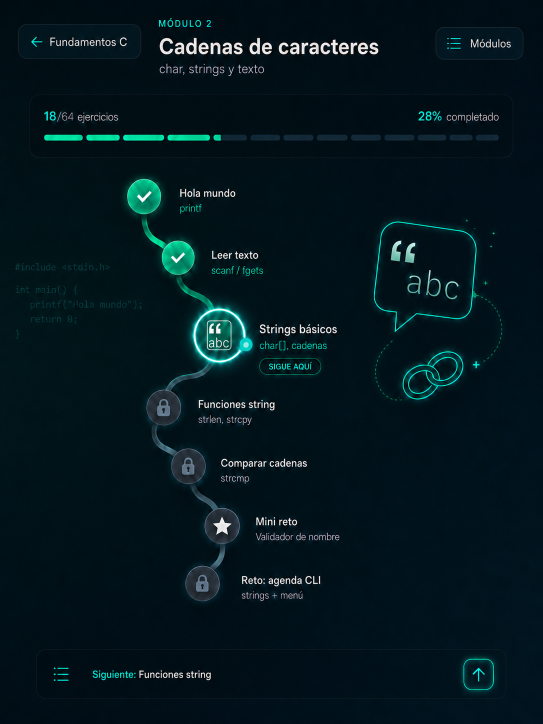
#> input picture Prueba ui extension/assets/reference-cadenas.png, 1086 x 1448 px (shown at 1/2 size)
$ python extract_color_fx_palette.py
#> lines starting #> are read from the running program, lines starting #| are printed output that depends on the picture
from __future__ import annotations

import json
from pathlib import Path

import cv2
import numpy as np
from PIL import Image, ImageDraw, ImageFont


ROOT = Path(__file__).resolve().parents[1]
REFERENCE = ROOT / "assets" / "reference-cadenas.png"
OUTPUT_DIR = ROOT / "tools" / "output" / "color-fx-calibration"
PALETTE_JSON = OUTPUT_DIR / "palette.json"
PALETTE_CSS = OUTPUT_DIR / "palette.css"
SAMPLES_PNG = OUTPUT_DIR / "color_samples.png"
ROI_DEBUG_PNG = OUTPUT_DIR / "roi_debug.png"


ROIS = {
    "background_base": (10, 30, 160, 210),
    "background_radial_left": (132, 312, 220, 720),
    "background_radial_right": (650, 320, 315, 760),
    "panel_progress": (618, 140, 412, 190),
    "header_buttons": (30, 40, 260, 92),
    "bottom_nav": (38, 1280, 1010, 118),
    "active_snake_core": (270, 380, 240, 320),
    "active_snake_glow": (230, 350, 330, 400),
    "locked_snake_core": (285, 705, 250, 470),
    "locked_snake_glow": (250, 680, 310, 520),
    "completed_node_core": (245, 360, 240, 250),
    "completed_node_glow": (210, 330, 310, 310),
    "current_node_outline": (350, 620, 180, 170),
    "locked_node_gray": (265, 800, 240, 330),
    "text_white": (650, 360, 330, 420),
    "text_muted": (650, 420, 330, 560),
    "cyan_accent": (650, 410, 260, 330),
    "abc_illustration_glow": (730, 420, 260, 330),
    "tiny_sparkles_stars": (780, 100, 250, 420),
}

TOKEN_MAP = {
    "background_base": "--bg-base",
    "background_radial_left": "--bg-radial-left",
    "background_radial_right": "--bg-radial-right",
    "panel_progress": "--panel-bg",
    "header_buttons": "--header-button-bg",
    "bottom_nav": "--bottom-nav-bg",
    "active_snake_core": "--cyan-core",
    "active_snake_glow": "--cyan-glow",
    "locked_snake_core": "--snake-lock-core",
    "locked_snake_glow": "--snake-lock-glow",
    "completed_node_core": "--node-green-core",
    "completed_node_glow": "--node-green-edge",
    "current_node_outline": "--current-ring",
    "locked_node_gray": "--node-lock-core",
    "text_white": "--text-main",
    "text_muted": "--text-muted",
    "cyan_accent": "--text-cyan",
    "abc_illustration_glow": "--abc-glow",
    "tiny_sparkles_stars": "--sparkle-core",
}


def rgb_to_hex(rgb: np.ndarray | tuple[int, int, int]) -> str:
    arr = np.asarray(rgb, dtype=np.uint8)
    return f"#{arr[0]:02x}{arr[1]:02x}{arr[2]:02x}"


def luminance(rgb: np.ndarray) -> np.ndarray:
    return rgb[..., 0] * 0.2126 + rgb[..., 1] * 0.7152 + rgb[..., 2] * 0.0722


def choose_pixels(name: str, crop: np.ndarray) -> np.ndarray:
    hsv = cv2.cvtColor(crop, cv2.COLOR_RGB2HSV)
    sat = hsv[..., 1]
    val = hsv[..., 2]
    hue = hsv[..., 0] * 2
    lum = luminance(crop)
    mask = np.ones(crop.shape[:2], dtype=bool)

    if "background" in name:
        mask = lum < np.percentile(lum, 55)
    elif "glow" in name or "cyan" in name or "snake" in name or "abc" in name or "sparkle" in name:
        mask = (sat > 32) & (val > 42) & (hue >= 105) & (hue <= 205)
    elif "node_green" in name or "completed_node" in name:
        mask = (sat > 45) & (val > 70) & (hue >= 120) & (hue <= 180)
    elif "locked" in name or "gray" in name:
        mask = (val > 35) & (val < 210) & (sat < 105)
    elif "text_white" in name:
        mask = (sat < 70) & (val > 170)
    elif "text_muted" in name:
        mask = (sat < 95) & (val > 88) & (val < 190)
    elif "panel" in name or "button" in name or "nav" in name:
        mask = (val > 8) & (val < 110)

    pixels = crop[mask]
    if len(pixels) < 25:
        pixels = crop.reshape(-1, 3)
    return pixels


def kmeans_color(pixels: np.ndarray, cluster_count: int = 3) -> tuple[np.ndarray, list[dict]]:
    data = pixels.astype(np.float32)
    criteria = (cv2.TERM_CRITERIA_EPS + cv2.TERM_CRITERIA_MAX_ITER, 60, 0.2)
    k = min(cluster_count, len(data))
    _, labels, centers = cv2.kmeans(data, k, None, criteria, 4, cv2.KMEANS_PP_CENTERS)
    counts = np.bincount(labels.flatten(), minlength=k)
    order = np.argsort(counts)[::-1]
    clusters = []
    for idx in order:
        center = np.clip(np.round(centers[idx]), 0, 255).astype(np.uint8)
        clusters.append({"hex": rgb_to_hex(center), "count": int(counts[idx]), "ratio": round(float(counts[idx] / len(data)), 4)})
    dominant_hex = clusters[0]["hex"].lstrip("#")
    dominant_rgb = np.array([int(dominant_hex[i : i + 2], 16) for i in (0, 2, 4)], dtype=np.uint8)
    return dominant_rgb, clusters


def main() -> None:
    OUTPUT_DIR.mkdir(parents=True, exist_ok=True)
    image = np.array(Image.open(REFERENCE).convert("RGB"))
#> image is the input picture: shape (1448, 1086, 3); mean R, G, B 4.1, 23.5, 30.2
    debug = Image.fromarray(image).convert("RGBA")
    draw = ImageDraw.Draw(debug)
    font = ImageFont.load_default()
    palette = {"source": str(REFERENCE.relative_to(ROOT)), "zones": {}, "tokens": {}}

    for index, (name, (x, y, w, h)) in enumerate(ROIS.items()):
        crop = image[y : y + h, x : x + w]
        pixels = choose_pixels(name, crop)
        median = np.median(pixels, axis=0).astype(np.uint8)
        p75 = np.percentile(pixels, 75, axis=0).astype(np.uint8)
        dominant, clusters = kmeans_color(pixels)
        token = TOKEN_MAP[name]
        chosen = dominant
        if name in {"text_white", "current_node_outline", "tiny_sparkles_stars"}:
            chosen = p75
        if name in {"background_base", "panel_progress", "header_buttons", "bottom_nav"}:
            chosen = median
        hex_value = rgb_to_hex(chosen)
        palette["zones"][name] = {
            "roi": {"x": x, "y": y, "w": w, "h": h},
            "token": token,
            "hex": hex_value,
            "median": rgb_to_hex(median),
            "p75": rgb_to_hex(p75),
            "dominantClusters": clusters,
            "sampleCount": int(len(pixels)),
        }
        palette["tokens"][token] = hex_value
        color = tuple(int(c) for c in chosen) + (220,)
        draw.rectangle((x, y, x + w, y + h), outline=color, width=3)
        draw.text((x + 4, y + 4), name, fill=color, font=font)
#> this loop made 19 passes
#> (counts in kmeans_color, order in kmeans_color, dominant, hex_value, color) on passes 4 to 6: ([72414, 4581, 210], [0, 1, 2], [1, 14, 21], '#000e15', (0, 14, 21, 220)), ([7847, 14801, 280], [1, 0, 2], [4, 23, 31], '#01151e', (1, 21, 30, 220)), ([108845, 847, 6813], [0, 2, 1], [1, 15, 24], '#000f18', (0, 15, 24, 220))
#> (median, counts in kmeans_color, order in kmeans_color, dominant, hex_value, color) on passes 13, 15, 19: ([1, 32, 37], [9084, 19396, 2120], [1, 0, 2], [1, 26, 31], '#035d57', (3, 93, 87, 220)), ([177, 226, 217], [269, 74, 211], [0, 2, 1], [164, 212, 203], '#c7ece5', (199, 236, 229, 220)), ([17, 44, 57], [3062, 920, 780], [0, 1, 2], [13, 48, 56], '#15c1b2', (21, 193, 178, 220))
#> pass 1, in main, `crop = image[y : y + h, x : x + w]`:
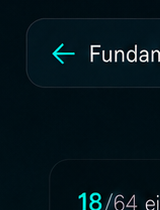
#> crop: shape (210, 160, 3); mean R, G, B 4.7, 21.2, 27.7
#> pass 1, in choose_pixels, `sat = hsv[..., 1]`:
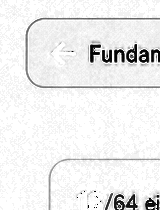
#> sat: shape (210, 160); min 0, max 255, mean 238.5
#> pass 1, in choose_pixels, `val = hsv[..., 2]`:
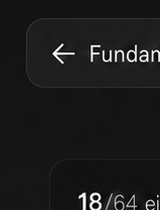
#> val: shape (210, 160); min 0, max 255, mean 27.8
#> after the loop, palette = 3 items

    palette["tokens"].update(
        {
            "--bg-deep": "#010608",
            "--panel-border": "#335664",
            "--cyan-muted": "#5daeb6",
            "--glow-strong": "rgba(18, 255, 220, 0.62)",
            "--glow-soft": "rgba(18, 255, 220, 0.18)",
            "--shadow-deep": "rgba(0, 0, 0, 0.58)",
        }
    )

    PALETTE_JSON.write_text(json.dumps(palette, indent=2), encoding="utf-8")
    css_lines = [":root {"]
    for token, value in palette["tokens"].items():
        css_lines.append(f"  {token}: {value};")
#> this loop made 25 passes
#> (token, value) on passes 1 to 12: ('--bg-base', '#000e14'), ('--bg-radial-left', '#001117'), ('--bg-radial-right', '#001019'), ('--panel-bg', '#000e15'), ('--header-button-bg', '#01151e'), ('--bottom-nav-bg', '#000f18'), ('--cyan-core', '#045048'), ('--cyan-glow', '#054c47'), ('--snake-lock-core', '#0f333b'), ('--snake-lock-glow', '#0d383e'), ('--node-green-core', '#02bb89'), ('--node-green-edge', '#03916f')
#> after the loop, css_lines = 26 items, first 6: ':root {', '  --bg-base: #000e14;', '  --bg-radial-left: #001117;', '  --bg-radial-right: #001019;', '  --panel-bg: #000e15;', '  --header-button-bg: #01151e;'
    css_lines.append("}")
    PALETTE_CSS.write_text("\n".join(css_lines) + "\n", encoding="utf-8")
    debug.save(ROI_DEBUG_PNG)
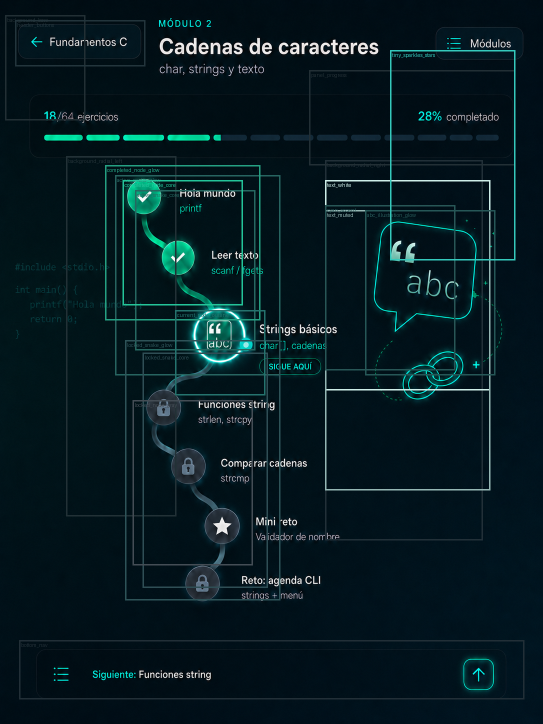
#> saved as roi_debug.png: PIL image 1086x1448 RGBA (shown at 1/2 size); mean R, G, B, A 4.8, 25.7, 32.1, 253.4; transparent parts drawn white

    swatch_w = 260
    swatch_h = 56
    sample = Image.new("RGB", (swatch_w * 2, swatch_h * len(palette["zones"])), "#071014")
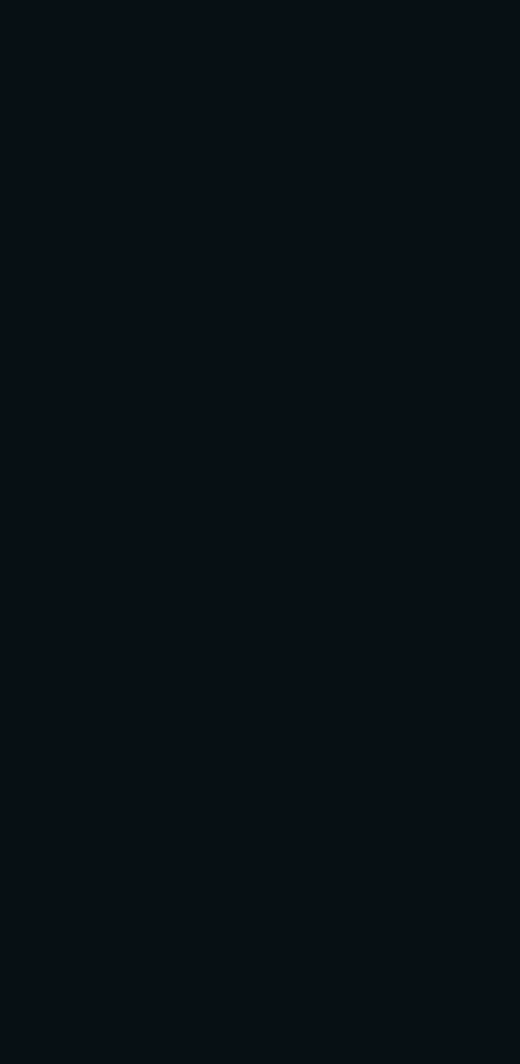
#> sample: PIL image 520x1064 RGB; mean R, G, B 7, 16, 20
    sample_draw = ImageDraw.Draw(sample)
    for row, (name, info) in enumerate(palette["zones"].items()):
        y = row * swatch_h
        color = info["hex"]
        sample_draw.rectangle((0, y, swatch_w, y + swatch_h), fill=color)
        sample_draw.text((swatch_w + 12, y + 8), f"{info['token']} {color}", fill="#eaffff", font=font)
        sample_draw.text((swatch_w + 12, y + 28), name, fill="#9cb8bf", font=font)
#> this loop made 19 passes
#> (name, y, color) on passes 1 to 12: ('background_base', 0, '#000e14'), ('background_radial_left', 56, '#001117'), ('background_radial_right', 112, '#001019'), ('panel_progress', 168, '#000e15'), ('header_buttons', 224, '#01151e'), ('bottom_nav', 280, '#000f18'), ('active_snake_core', 336, '#045048'), ('active_snake_glow', 392, '#054c47'), ('locked_snake_core', 448, '#0f333b'), ('locked_snake_glow', 504, '#0d383e'), ('completed_node_core', 560, '#02bb89'), ('completed_node_glow', 616, '#03916f')
    sample.save(SAMPLES_PNG)
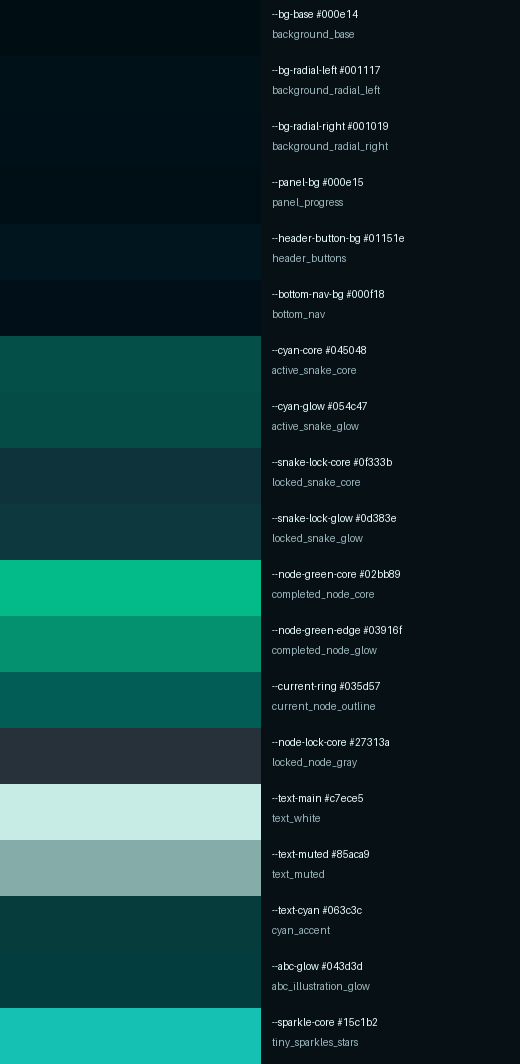
#> saved as color_samples.png: PIL image 520x1064 RGB; mean R, G, B 18.1, 52.1, 52.5
    print(json.dumps({"palette": str(PALETTE_JSON.relative_to(ROOT)), "css": str(PALETTE_CSS.relative_to(ROOT))}, indent=2))


if __name__ == "__main__":
    main()
